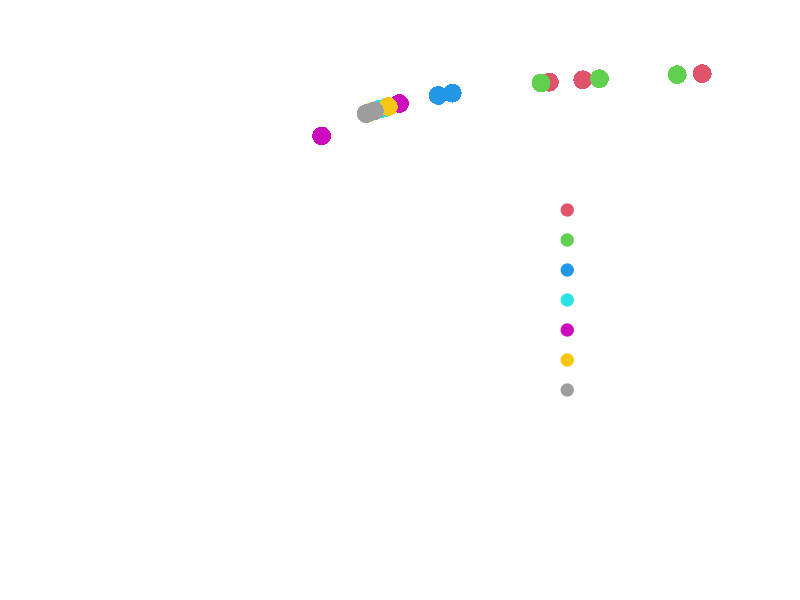

This chart was generated by the following R code:
## pctVax.R
## JRCP 25 March 2014
##
## Unit 6 - Applied Ecology of Infectious Diseases
## ZOO4926/ZOO6927 Spring 2014, Department of Biology
## University of Florida, Gainesville, Florida, USA

# Disease list
# R0 estimates from Anderson & May 1982 Science:
dl <- list(measles=c(13.7,12.5,18),
	pertussis=c(14.3,17.1,12.2),
	chickenpox = c(8.5,9),
	diptheria=c(6.6,6.4),
	mumps=c(4.3,7.1),
	rubella=c(6,6.7),
	poliomyelitis=c(5.9,6.2))

## dir <- '~/Dropbox/BiomathsMedPH/Lectures/Code/lectureCode/'
setwd(dir)

pdf('pvacc.pdf', w = 8, h=5)
# Percent needed to vaccinate plot
pcol <- 'white'
par(mfcol=c(1,1),mar=c(9,9,2,1),bty="n",lwd=2, 'ps' = 30, mgp = c(7,2,0),
    fg=pcol, col.axis=pcol, col.lab=pcol)
curve(1-1/x,xlab=expression(R[0]),ylab=expression(p[v]),ylim=c(0,1),xlim=c(0,20),lwd=6, las = 1)
sapply(1:length(dl),function(dis){
	xx <- dl[[dis]]
	yy <- 1-1/dl[[dis]]
	points(xx,yy,pch=16,cex=2.5,col=dis+1)
})
par('ps'=16)
legend('bottomright', names(dl),col=1:length(dl)+1, pch = 19, bty = 'n', cex = 1.5)
dev.off()
